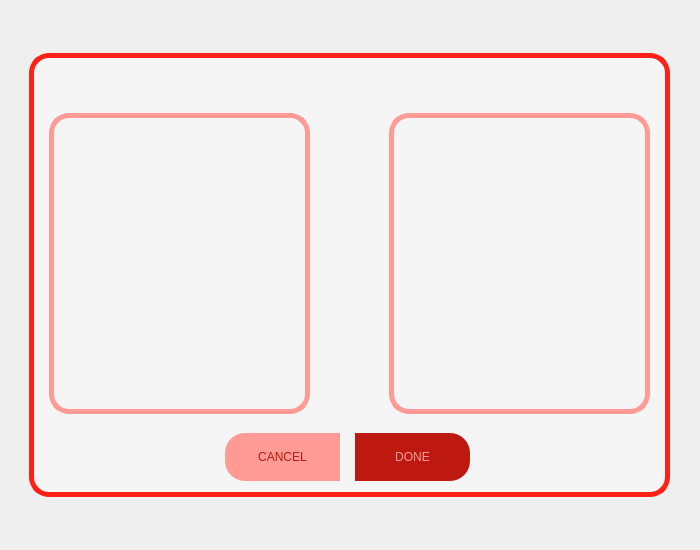
<?xml version="1.0" encoding="UTF-8"?>
<ui version="4.0">
 <class>Form</class>
 <widget class="QWidget" name="Form">
  <property name="geometry">
   <rect>
    <x>0</x>
    <y>0</y>
    <width>700</width>
    <height>550</height>
   </rect>
  </property>
  <property name="minimumSize">
   <size>
    <width>700</width>
    <height>550</height>
   </size>
  </property>
  <property name="maximumSize">
   <size>
    <width>700</width>
    <height>550</height>
   </size>
  </property>
  <property name="windowTitle">
   <string>Form</string>
  </property>
  <widget class="QFrame" name="frame">
   <property name="geometry">
    <rect>
     <x>29</x>
     <y>53</y>
     <width>641</width>
     <height>444</height>
    </rect>
   </property>
   <property name="minimumSize">
    <size>
     <width>641</width>
     <height>444</height>
    </size>
   </property>
   <property name="maximumSize">
    <size>
     <width>641</width>
     <height>444</height>
    </size>
   </property>
   <property name="styleSheet">
    <string notr="true">border:5px solid rgb(255, 33, 22);
border-radius: 20;
background-color: rgb(245, 245, 245);</string>
   </property>
   <property name="frameShape">
    <enum>QFrame::StyledPanel</enum>
   </property>
   <property name="frameShadow">
    <enum>QFrame::Raised</enum>
   </property>
   <widget class="QPushButton" name="pushButton">
    <property name="geometry">
     <rect>
      <x>326</x>
      <y>380</y>
      <width>115</width>
      <height>48</height>
     </rect>
    </property>
    <property name="minimumSize">
     <size>
      <width>115</width>
      <height>48</height>
     </size>
    </property>
    <property name="styleSheet">
     <string notr="true">#pushButton{
border-radius:20px;
border-top-left-radius:0px;
border-bottom-left-radius:0px;
background-color: rgb(189, 25, 17);
color: rgb(255, 154, 149);
font: 75 20pt &quot;PT Sans&quot;;
border:0;
}
#pushButton:hover{
background-color: rgb(178, 23, 15);
}</string>
    </property>
    <property name="text">
     <string>DONE</string>
    </property>
   </widget>
   <widget class="QPushButton" name="pushButton_2">
    <property name="geometry">
     <rect>
      <x>196</x>
      <y>380</y>
      <width>115</width>
      <height>48</height>
     </rect>
    </property>
    <property name="minimumSize">
     <size>
      <width>115</width>
      <height>48</height>
     </size>
    </property>
    <property name="styleSheet">
     <string notr="true">#pushButton_2{
border-radius:0px;
border-top-left-radius:20px;
border-bottom-left-radius:20px;
background-color: rgb(255, 154, 149);
color: rgb(189, 25, 17);
font: 75 20pt &quot;PT Sans&quot;;
border:0;
}
#pushButton_2:hover{
background-color: rgb(242, 146, 141);
}</string>
    </property>
    <property name="text">
     <string>CANCEL</string>
    </property>
   </widget>
   <widget class="QLabel" name="label_2">
    <property name="geometry">
     <rect>
      <x>292</x>
      <y>180</y>
      <width>61</width>
      <height>61</height>
     </rect>
    </property>
    <property name="styleSheet">
     <string notr="true">border:0;
background-color: rgba(255, 255, 255,0);</string>
    </property>
    <property name="text">
     <string/>
    </property>
    <property name="pixmap">
     <pixmap>../../arrow.png</pixmap>
    </property>
   </widget>
   <widget class="QListWidget" name="listWidget">
    <property name="geometry">
     <rect>
      <x>20</x>
      <y>60</y>
      <width>261</width>
      <height>301</height>
     </rect>
    </property>
    <property name="styleSheet">
     <string notr="true">border-color: rgb(255, 154, 149);</string>
    </property>
   </widget>
   <widget class="QListWidget" name="listWidget_2">
    <property name="geometry">
     <rect>
      <x>360</x>
      <y>60</y>
      <width>261</width>
      <height>301</height>
     </rect>
    </property>
    <property name="styleSheet">
     <string notr="true">border-color: rgb(255, 154, 149);</string>
    </property>
   </widget>
  </widget>
  <widget class="QLabel" name="label">
   <property name="geometry">
    <rect>
     <x>310</x>
     <y>10</y>
     <width>81</width>
     <height>111</height>
    </rect>
   </property>
   <property name="styleSheet">
    <string notr="true">border:0;
background-color: rgba(255, 255, 255,0);</string>
   </property>
   <property name="text">
    <string/>
   </property>
   <property name="pixmap">
    <pixmap>../../pnglogo.png</pixmap>
   </property>
  </widget>
 </widget>
 <resources/>
 <connections/>
</ui>
